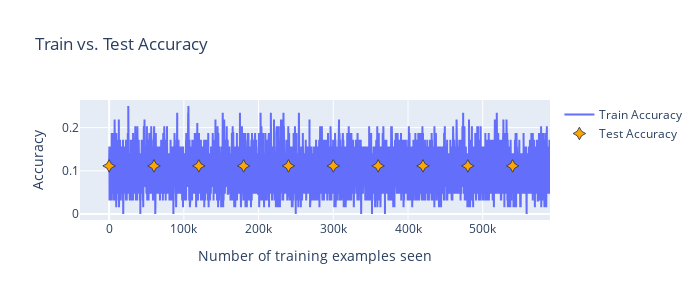
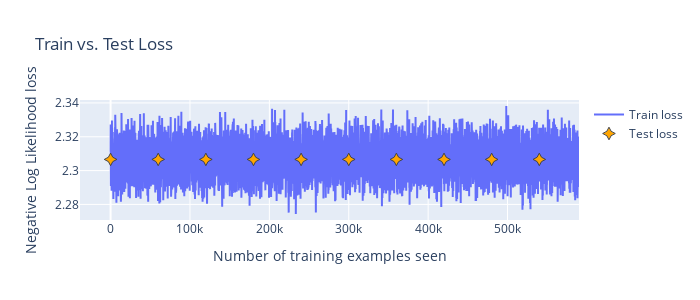

Source (notebook cell) for these figures, in order:
### Code cell
plot_accs()
plot_losses()

### Figure 1 — Plotly figure (JSON) as saved in the notebook; plotly's stock layout.template omitted (floating-point values rounded to 4 significant figures; data arrays with more than 128 entries replaced by an {"elided": "..."} marker saying what was removed)
{"data": [{"mode": "lines", "name": "Train Accuracy", "type": "scatter", "x": {"elided": "9220 int values"}, "y": {"elided": "9220 float values"}}, {"marker": {"color": "orange", "line": {"width": 1}, "size": 9, "symbol": "star-diamond"}, "mode": "markers", "name": "Test Accuracy", "type": "scatter", "x": [0, 60000, 120000, 180000, 240000, 300000, 360000, 420000, 480000, 540000, 600000], "y": [0.1114, 0.1114, 0.1114, 0.1114, 0.1114, 0.1114, 0.1114, 0.1114, 0.1114, 0.1114]}], "layout": {"height": 300, "title": {"text": "Train vs. Test Accuracy"}, "width": 700, "xaxis": {"title": {"text": "Number of training examples seen"}}, "yaxis": {"title": {"text": "Accuracy"}}}}

### Figure 2 — Plotly figure (JSON) as saved in the notebook; plotly's stock layout.template omitted (floating-point values rounded to 4 significant figures; data arrays with more than 128 entries replaced by an {"elided": "..."} marker saying what was removed)
{"data": [{"mode": "lines", "name": "Train loss", "type": "scatter", "x": {"elided": "9220 int values"}, "y": {"elided": "9220 float values"}}, {"marker": {"color": "orange", "line": {"width": 1}, "size": 9, "symbol": "star-diamond"}, "mode": "markers", "name": "Test loss", "type": "scatter", "x": [0, 60000, 120000, 180000, 240000, 300000, 360000, 420000, 480000, 540000, 600000], "y": [2.307, 2.307, 2.307, 2.307, 2.307, 2.307, 2.307, 2.307, 2.307, 2.307]}], "layout": {"height": 300, "title": {"text": "Train vs. Test Loss"}, "width": 700, "xaxis": {"title": {"text": "Number of training examples seen"}}, "yaxis": {"title": {"text": "Negative Log Likelihood loss"}}}}
